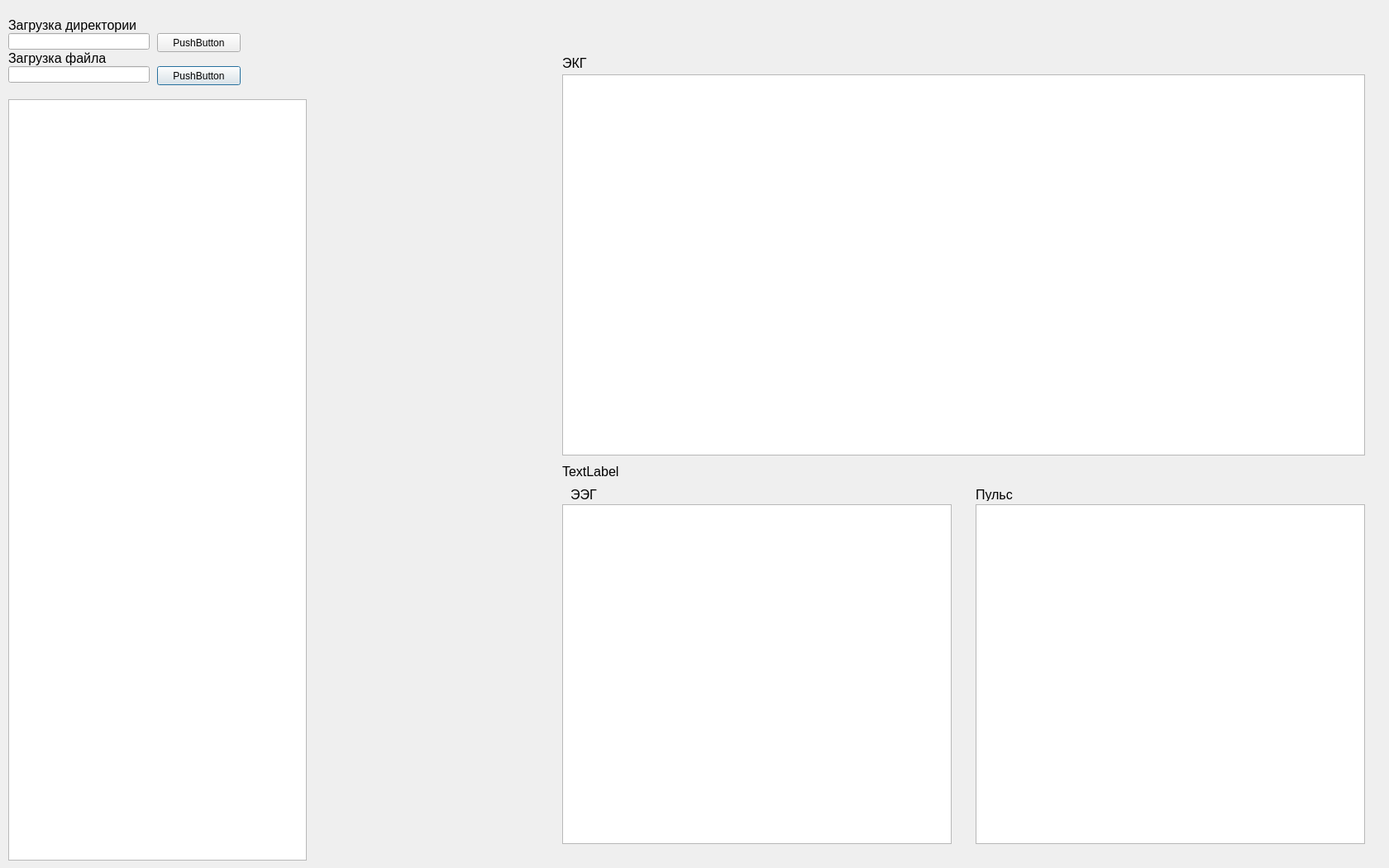
<?xml version="1.0" encoding="UTF-8"?>
<ui version="4.0">
 <class>MainWindow</class>
 <widget class="QDialog" name="MainWindow">
  <property name="geometry">
   <rect>
    <x>0</x>
    <y>0</y>
    <width>1680</width>
    <height>1050</height>
   </rect>
  </property>
  <property name="windowTitle">
   <string>Обработка ЭКГ</string>
  </property>
  <widget class="QGraphicsView" name="Pulse">
   <property name="geometry">
    <rect>
     <x>1180</x>
     <y>610</y>
     <width>471</width>
     <height>411</height>
    </rect>
   </property>
  </widget>
  <widget class="QGraphicsView" name="Eeg">
   <property name="geometry">
    <rect>
     <x>680</x>
     <y>610</y>
     <width>471</width>
     <height>411</height>
    </rect>
   </property>
  </widget>
  <widget class="QGraphicsView" name="Cardio">
   <property name="geometry">
    <rect>
     <x>680</x>
     <y>90</y>
     <width>971</width>
     <height>461</height>
    </rect>
   </property>
  </widget>
  <widget class="QLabel" name="label">
   <property name="geometry">
    <rect>
     <x>690</x>
     <y>590</y>
     <width>111</width>
     <height>16</height>
    </rect>
   </property>
   <property name="font">
    <font>
     <pointsize>12</pointsize>
    </font>
   </property>
   <property name="text">
    <string>ЭЭГ</string>
   </property>
  </widget>
  <widget class="QLabel" name="label_2">
   <property name="geometry">
    <rect>
     <x>1180</x>
     <y>590</y>
     <width>111</width>
     <height>16</height>
    </rect>
   </property>
   <property name="font">
    <font>
     <pointsize>12</pointsize>
    </font>
   </property>
   <property name="text">
    <string>Пульс</string>
   </property>
  </widget>
  <widget class="QLabel" name="label_3">
   <property name="geometry">
    <rect>
     <x>680</x>
     <y>70</y>
     <width>47</width>
     <height>13</height>
    </rect>
   </property>
   <property name="font">
    <font>
     <pointsize>12</pointsize>
    </font>
   </property>
   <property name="text">
    <string>ЭКГ</string>
   </property>
  </widget>
  <widget class="QLabel" name="label_4">
   <property name="geometry">
    <rect>
     <x>680</x>
     <y>560</y>
     <width>401</width>
     <height>20</height>
    </rect>
   </property>
   <property name="font">
    <font>
     <pointsize>12</pointsize>
    </font>
   </property>
   <property name="text">
    <string>TextLabel</string>
   </property>
  </widget>
  <widget class="QLineEdit" name="ChooseFile">
   <property name="geometry">
    <rect>
     <x>10</x>
     <y>80</y>
     <width>171</width>
     <height>20</height>
    </rect>
   </property>
  </widget>
  <widget class="QPushButton" name="File_button">
   <property name="geometry">
    <rect>
     <x>190</x>
     <y>80</y>
     <width>101</width>
     <height>23</height>
    </rect>
   </property>
   <property name="text">
    <string>PushButton</string>
   </property>
  </widget>
  <widget class="QTreeView" name="treeView">
   <property name="geometry">
    <rect>
     <x>10</x>
     <y>120</y>
     <width>361</width>
     <height>921</height>
    </rect>
   </property>
  </widget>
  <widget class="QLineEdit" name="ChooseDirectory">
   <property name="geometry">
    <rect>
     <x>10</x>
     <y>40</y>
     <width>171</width>
     <height>20</height>
    </rect>
   </property>
  </widget>
  <widget class="QPushButton" name="Directory_button">
   <property name="geometry">
    <rect>
     <x>190</x>
     <y>40</y>
     <width>101</width>
     <height>23</height>
    </rect>
   </property>
   <property name="text">
    <string>PushButton</string>
   </property>
  </widget>
  <widget class="QLabel" name="label_5">
   <property name="geometry">
    <rect>
     <x>10</x>
     <y>20</y>
     <width>261</width>
     <height>20</height>
    </rect>
   </property>
   <property name="font">
    <font>
     <pointsize>12</pointsize>
    </font>
   </property>
   <property name="text">
    <string>Загрузка директории</string>
   </property>
  </widget>
  <widget class="QLabel" name="label_6">
   <property name="geometry">
    <rect>
     <x>10</x>
     <y>60</y>
     <width>261</width>
     <height>20</height>
    </rect>
   </property>
   <property name="font">
    <font>
     <pointsize>12</pointsize>
    </font>
   </property>
   <property name="text">
    <string>Загрузка файла</string>
   </property>
  </widget>
  <widget class="QLabel" name="Shapka">
   <property name="geometry">
    <rect>
     <x>380</x>
     <y>90</y>
     <width>291</width>
     <height>761</height>
    </rect>
   </property>
   <property name="font">
    <font>
     <pointsize>12</pointsize>
    </font>
   </property>
   <property name="text">
    <string/>
   </property>
  </widget>
 </widget>
 <resources/>
 <connections/>
</ui>
